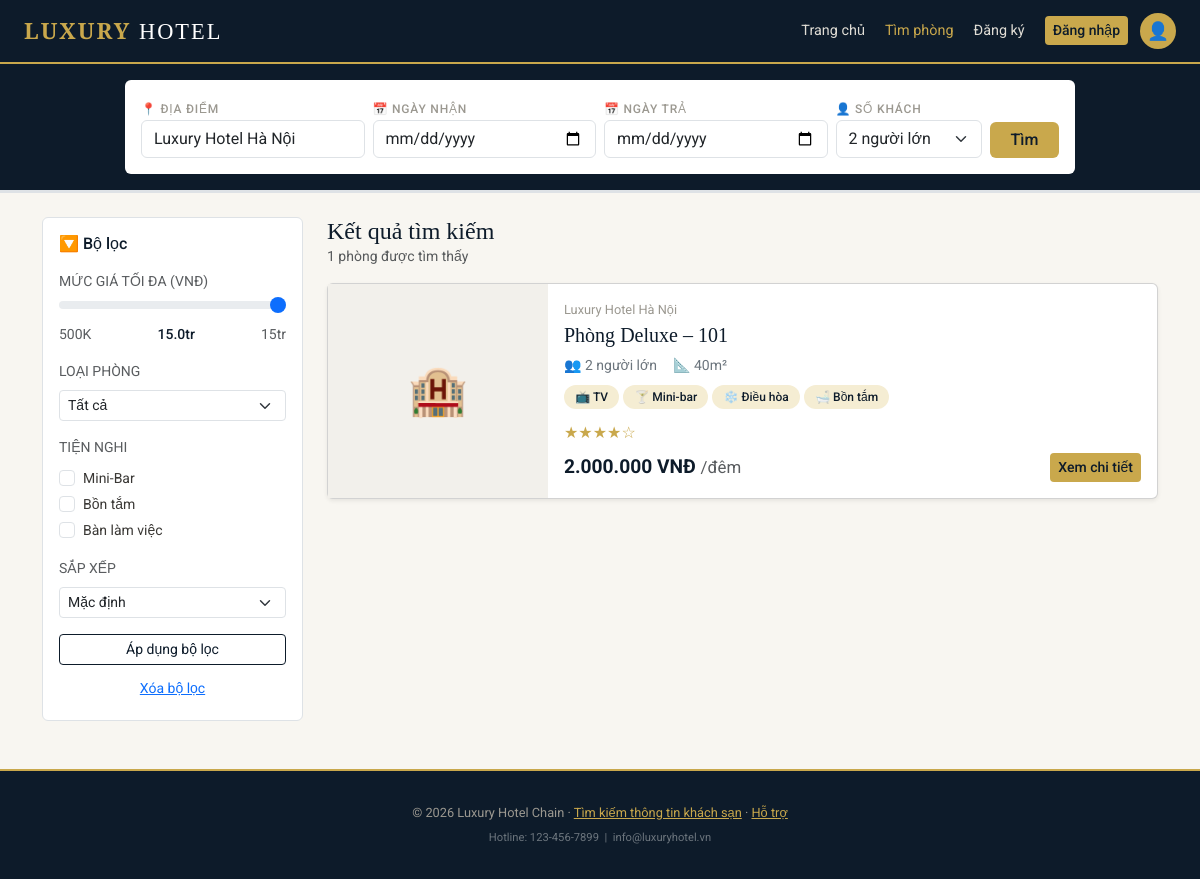
The app's page /views/search.php?diaDiem=Luxury+Hotel+Hà+Nội+ with its own data.
### tables this page shows
CREATE TABLE `phong` (
  `MaPhong` varchar(10) NOT NULL,
  `SoPhong` varchar(10) NOT NULL,
  `MaKS` varchar(10) DEFAULT NULL,
  `MaLoai` varchar(10) DEFAULT NULL,
  `TrangThai` enum('Available','Reserved','Occupied','Cleaning') DEFAULT 'Available'
);

CREATE TABLE `khach_san` (
  `MaKS` varchar(10) NOT NULL,
  `TenKS` varchar(100) NOT NULL,
  `DiaChi` varchar(255) NOT NULL,
  `MoTa` text DEFAULT NULL,
  `HinhAnhDaiDien` varchar(255) DEFAULT NULL
);

CREATE TABLE `loai_phong` (
  `MaLoai` varchar(10) NOT NULL,
  `TenLoai` varchar(50) NOT NULL,
  `DonGia` decimal(15,2) NOT NULL,
  `DienTich` float DEFAULT NULL,
  `TienIch` text DEFAULT NULL,
  `MoTa` text DEFAULT NULL
);

### includes/functions.php (called while the page is built, shortened)
<?php
function fmtVND($soTien)
{
    return number_format((float)$soTien, 0, ',', '.') . ' VNĐ';
}
function renderSao($soSao)
{
    $soSao = max(0, min(5, (int)$soSao));
    return str_repeat('★', $soSao) . str_repeat('☆', 5 - $soSao);
}
function maLoaiSangSoSao($tenLoai)
{
    $map = ['Standard' => 3, 'Deluxe' => 4, 'Suite' => 5];
    foreach ($map as $key => $val) {
        if (stripos($tenLoai, $key) !== false) return $val;
    }
    return 3;
}
function tachTienIch($chuoiTienIch)
{
    return array_map('trim', explode(',', $chuoiTienIch));
}
function iconTienIch($tenTienIch)
{
    $map = [
        'TV' => '📺', 'Wifi miễn phí' => '📶', 'Wifi' => '📶', 'Wi-Fi' => '📶',
        'Mini-bar' => '🍸', 'Bàn làm việc' => '💼', 'Bồn tắm' => '🛁',
        'Điều hòa' => '❄️', 'Sofa' => '🛋️',
    ];
    foreach ($map as $key => $icon) {
        if (stripos($tenTienIch, $key) !== false) return $icon;
    }
    return '✓';
}
function h($chuoi)
{
    return htmlspecialchars($chuoi ?? '', ENT_QUOTES, 'UTF-8');
}

### views/search.php (the view, shortened to what this page needs)
<?php
require_once '../includes/functions.php';
require_once '../models/mdl_phong.php';
$diaDiem    = trim($_GET['diaDiem'] ?? '');
$ngayNhan   = trim($_GET['ngayNhan'] ?? '');
$ngayTra    = trim($_GET['ngayTra'] ?? '');
$soKhach    = trim($_GET['soKhach'] ?? '2');
$giaMax     = isset($_GET['giaMax']) && $_GET['giaMax'] !== '' ? (float)$_GET['giaMax'] : 15000000;
$sapXep     = trim($_GET['sapXep'] ?? '');
$tienIchLoc = $_GET['tienIch'] ?? [];
$loiNgay = '';
$homNay = date('Y-m-d');
$sql = "
    SELECT p.MaPhong, p.SoPhong, p.TrangThai,
           lp.MaLoai, lp.TenLoai, lp.DonGia, lp.DienTich, lp.TienIch,
           ks.MaKS, ks.TenKS, ks.DiaChi
    FROM phong p
    INNER JOIN loai_phong lp ON p.MaLoai = lp.MaLoai
    INNER JOIN khach_san ks ON p.MaKS = ks.MaKS
    WHERE p.TrangThai != 'Cleaning'
";
$params = [];
if ($diaDiem !== '') {
    $sql .= " AND (ks.TenKS LIKE :diaDiem OR ks.DiaChi LIKE :diaDiem2) ";
    $params[':diaDiem']  = '%' . $diaDiem . '%';
    $params[':diaDiem2'] = '%' . $diaDiem . '%';
}
$sql .= " AND lp.DonGia <= :giaMax ";
$params[':giaMax'] = $giaMax;
if ($ngayNhan !== '' && $ngayTra !== '' && $loiNgay === '') {
    $sql .= "
        AND NOT EXISTS (
            SELECT 1 FROM don_dat_phong ddp
            WHERE ddp.MaPhong = p.MaPhong
              AND ddp.TrangThaiDon != 'DaHuy'
              AND ddp.NgayNhan < :ngayTra
              AND ddp.NgayTra   > :ngayNhan
        )
    ";
    $params[':ngayNhan'] = $ngayNhan;
    $params[':ngayTra']  = $ngayTra;
} else {
    $sql .= " AND p.TrangThai = 'Available' ";
}
switch ($sapXep) {
    default:     $sql .= " ORDER BY ks.TenKS ASC ";   break;
}
$stmt = $pdo->prepare($sql);
foreach ($params as $key => $val) {
    $stmt->bindValue($key, $val);
}
$stmt->execute();
$dsPhong = $stmt->fetchAll();
require_once '../includes/head.php';
require_once '../includes/navbar.php';
?>
<div style="background:var(--navy)" class="py-3 border-bottom border-3" >
  <div class="container">
    <form action="search.php" method="GET" class="search-bar-card p-3 rounded">
      <div class="row g-2 align-items-end">
        <div class="col-12 col-md-3 text-start">
          <label>📍 Địa điểm</label>
          <input type="text" name="diaDiem" class="form-control" value="<?= h($diaDiem) ?>" placeholder="Bạn muốn đi đâu?">
        </div>
        <div class="col-6 col-md-3 text-start">
          <label>📅 Ngày nhận</label>
          <input type="date" name="ngayNhan" class="form-control" value="<?= h($ngayNhan) ?>" min="<?= $homNay ?>">
        </div>
        <div class="col-6 col-md-3 text-start">
          <label>📅 Ngày trả</label>
          <input type="date" name="ngayTra" class="form-control" value="<?= h($ngayTra) ?>" min="<?= h($ngayNhan ?: $homNay) ?>">
        </div>
        <div class="col-8 col-md-2 text-start">
          <label>👤 Số khách</label>
          <select name="soKhach" class="form-select">
            <?php foreach ([1,2,3,4] as $n): ?>
              <option value="<?= $n ?>" <?= $soKhach == $n ? 'selected' : '' ?>><?= $n ?> người lớn</option>
            <?php endforeach; ?>
          </select>
        </div>
        <div class="col-4 col-md-1">
          <button type="submit" class="btn btn-gold w-100">Tìm</button>
        </div>
      </div>
    </form>
  </div>
</div>
<div class="container my-4">
  <div class="row g-4">
    <div class="col-12 col-lg-3">
      <form action="search.php" method="GET" id="filterForm">
        <div class="filter-sidebar bg-white border rounded p-3">
          <h6 class="fw-medium mb-3" style="color:var(--navy)">🔽 Bộ lọc</h6>
          <div class="mb-3">
            <label class="small text-uppercase text-muted">Mức giá tối đa (VNĐ)</label>
            <input type="range" name="giaMax" class="form-range" min="500000" max="15000000" step="500000" value="<?= (int)$giaMax ?>" oninput="document.getElementById('priceLabel').textContent=(this.value/1000000).toFixed(1)+'tr'">
            <div class="d-flex justify-content-between small text-muted">
              <span>500K</span><span id="priceLabel" style="color:var(--navy);font-weight:500"><?= number_format($giaMax/1000000, 1) ?>tr</span><span>15tr</span>
            </div>
          </div>
          <div class="mb-3">
            <label class="small text-uppercase text-muted d-block mb-2">Loại phòng</label>
            <select name="loaiPhong" class="form-select form-select-sm">
              <option value="">Tất cả</option>
            </select>
          </div>
          <div class="mb-3">
            <label class="small text-uppercase text-muted d-block mb-2">Tiện nghi</label>
            <?php foreach (['minibar' => 'Mini-Bar', 'bontam' => 'Bồn tắm', 'banlv' => 'Bàn làm việc'] as $key => $label): ?>
              <div class="form-check">
                <input class="form-check-input" type="checkbox" name="tienIch[]" value="<?= $key ?>" id="ti-<?= $key ?>" <?= in_array($key, $tienIchLoc) ? 'checked' : '' ?>>
                <label class="form-check-label small" for="ti-<?= $key ?>"><?= $label ?></label>
              </div>
            <?php endforeach; ?>
          </div>
          <div class="mb-3">
            <label class="small text-uppercase text-muted d-block mb-2">Sắp xếp</label>
            <select name="sapXep" class="form-select form-select-sm">
              <option value="">Mặc định</option>
            </select>
          </div>
          <button type="submit" class="btn btn-outline-navy btn-sm w-100 mb-2">Áp dụng bộ lọc</button>
          <a href="search.php" class="btn btn-link btn-sm w-100">Xóa bộ lọc</a>
        </div>
      </form>
    </div>
    <div class="col-12 col-lg-9">
      <div class="d-flex justify-content-between align-items-center flex-wrap mb-3">
        <div>
          <h2 class="font-playfair h4 mb-0" style="color:var(--navy)">Kết quả tìm kiếm</h2>
          <p class="small text-muted mb-0"><?= count($dsPhong) ?> phòng được tìm thấy</p>
        </div>
      </div>
      <?php foreach ($dsPhong as $phong):
          $soSao = maLoaiSangSoSao($phong['TenLoai']);
          $dsTienIch = tachTienIch($phong['TienIch']);
          $linkChiTiet = 'room-detail.php?' . http_build_query([
              'id' => $phong['MaPhong'], 'ngayNhan' => $ngayNhan, 'ngayTra' => $ngayTra,
          ]);
      ?>
      <div class="card mb-3 shadow-sm flex-row flex-wrap" style="cursor:pointer" onclick="location.href='<?= h($linkChiTiet) ?>'">
        <div class="room-card-img" style="width:220px;min-height:160px">🏨</div>
        <div class="card-body">
          <p class="room-card-meta mb-1"><?= h($phong['TenKS']) ?></p>
          <h3 class="room-card-title h5">Phòng <?= h($phong['TenLoai']) ?> – <?= h($phong['SoPhong']) ?></h3>
          <div class="d-flex gap-3 small text-secondary mb-2">
            <span>👥 <?= h($soKhach) ?> người lớn</span>
            <span>📐 <?= h($phong['DienTich']) ?>m²</span>
          </div>
          <div class="mb-2">
            <?php foreach ($dsTienIch as $tienIch): ?>
              <span class="amenity-tag d-inline-block mb-1"><?= iconTienIch($tienIch) ?> <?= h($tienIch) ?></span>
            <?php endforeach; ?>
          </div>
          <div class="stars mb-2"><?= renderSao($soSao) ?></div>
          <div class="d-flex justify-content-between align-items-center mt-2">
            <div>
              <div class="room-price"><?= fmtVND($phong['DonGia']) ?> <span class="small text-muted fw-normal">/đêm</span></div>
            </div>
            <a href="<?= h($linkChiTiet) ?>" class="btn btn-gold btn-sm" onclick="event.stopPropagation()">Xem chi tiết</a>
          </div>
        </div>
      </div>
      <?php endforeach; ?>
    </div>
  </div>
</div>
<?php require_once '../includes/footer.php'; ?>

### assets/style.css (style rules this page uses)
:root { --navy: #0D1B2A; --navy-light: #1A2E45; --navy-mid: #243B55; --gold: #C9A84C; --gold-light: #E8C97A; --gold-pale: #F5EDD3; --off-white: #F8F6F1; --gray-400: #9B9890; --gray-600: #6B6860; --bs-body-font-family: 'Roboto', sans-serif; }
body { font-family: 'Roboto', sans-serif; background: var(--off-white); color: #3A3835; }
h1, h2, h3, .font-playfair { font-family: 'Playfair Display', serif; }
a { color: var(--gold); }
.btn-gold { background: var(--gold); color: var(--navy); border: none; font-weight: 500; }
.btn-outline-navy { color: var(--navy); border: 1.5px solid var(--navy); }
.search-bar-card { background: #fff; border-radius: 8px; max-width: 950px; margin: 0 auto; }
.search-bar-card label { font-size: 0.75rem; text-transform: uppercase; letter-spacing: 0.8px; color: var(--gray-400); font-weight: 500; }
.room-card-img, .gallery-img, .booking-history-img { background: #F2F0EB; color: var(--gray-400); display: flex; align-items: center; justify-content: center; font-size: 3rem; }
.room-card-title { font-family: 'Playfair Display', serif; color: var(--navy); }
.room-card-meta { font-size: 0.8rem; color: var(--gray-400); }
.amenity-tag { background: var(--gold-pale); color: var(--navy); font-size: 0.75rem; border-radius: 20px; padding: 0.2rem 0.7rem; font-weight: 500; }
.room-price { font-size: 1.2rem; font-weight: 700; color: var(--navy); }
.stars { color: var(--gold); }
.filter-sidebar { position: sticky; top: 80px; }

### records on screen
phong: MaKS.TenKS "Luxury Hotel Hà Nội", MaLoai.TenLoai "Deluxe", SoPhong "101", MaLoai.DienTich "40", MaLoai.TienIch "📺", MaLoai.TienIch "TV", MaLoai.TienIch "🍸", MaLoai.TienIch "Mini-bar", MaLoai.TienIch "❄️", MaLoai.TienIch "Điều hòa", MaLoai.TienIch "🛁", MaLoai.TienIch "Bồn tắm", MaLoai.TenLoai "★★★★☆", MaLoai.DonGia "2.000.000 VNĐ"

### other values on screen
$giaMax/1000000 "15.0"
$label "Mini-Bar"
$label "Bồn tắm"
$label "Bàn làm việc"
count($dsPhong) "1"
form field soKhach "2 người lớn"
